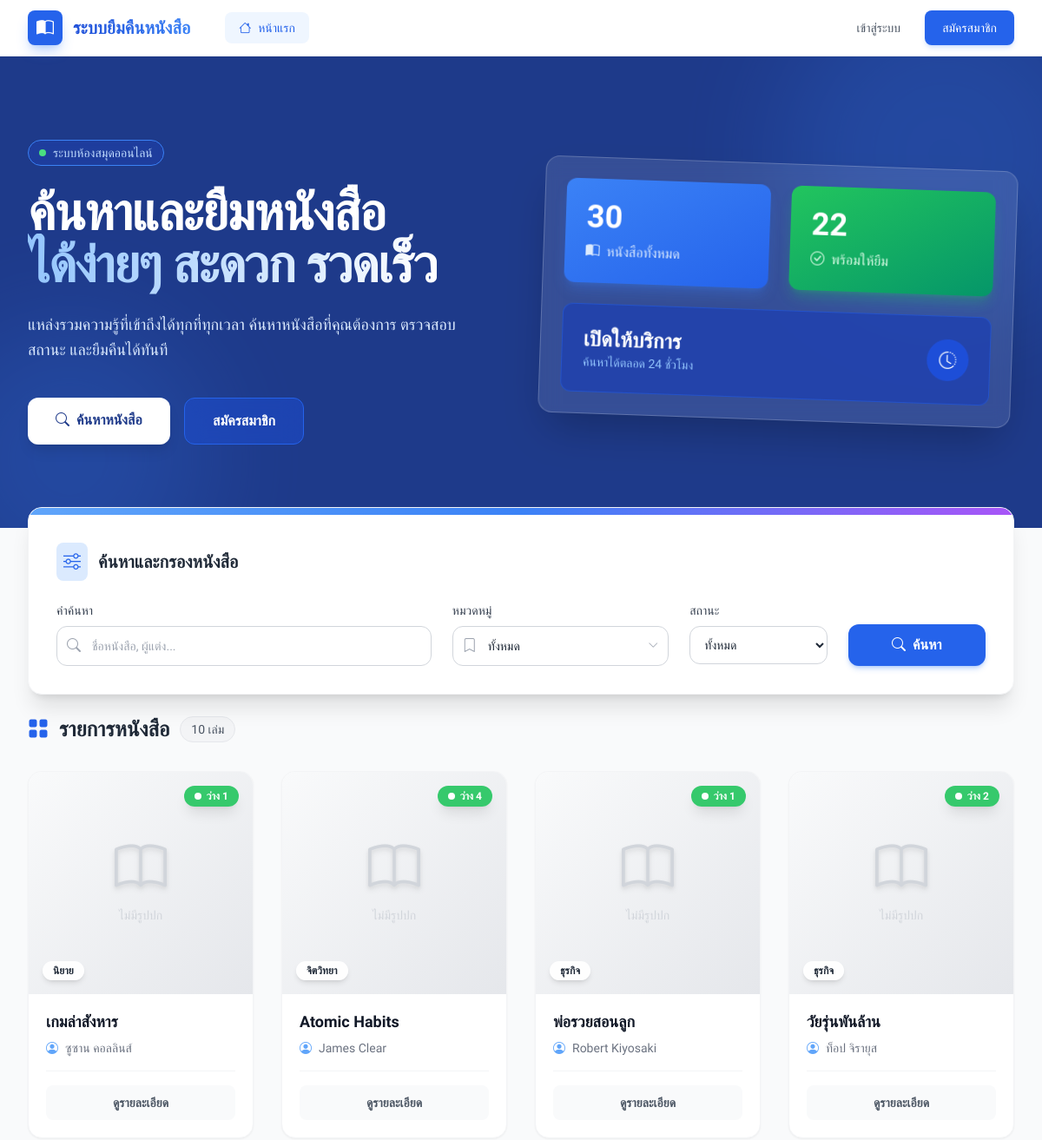
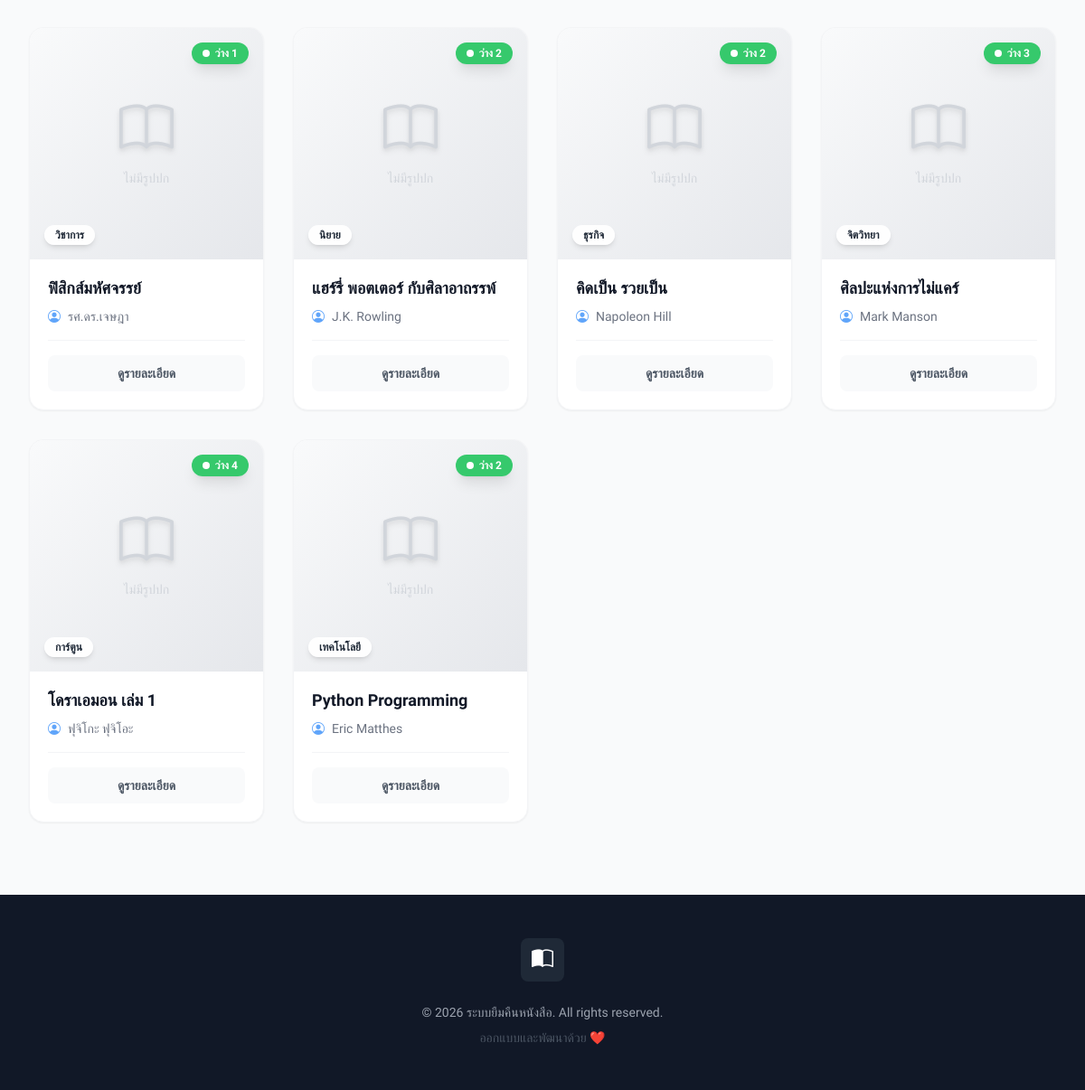
The page / on the database its author committed (2 pictures, top to bottom).
### tables this page shows
CREATE TABLE IF NOT EXISTS `books` (
    `id` INT AUTO_INCREMENT PRIMARY KEY,
    `title` VARCHAR(200) NOT NULL COMMENT 'ชื่อหนังสือ',
    `author` VARCHAR(100) NOT NULL COMMENT 'ผู้แต่ง',
    `isbn` VARCHAR(20) DEFAULT NULL COMMENT 'รหัส ISBN',
    `category_id` INT DEFAULT NULL COMMENT 'หมวดหมู่',
    `description` TEXT DEFAULT NULL COMMENT 'รายละเอียด',
    `cover_image` VARCHAR(255) DEFAULT NULL COMMENT 'ชื่อไฟล์รูปปก',
    `quantity` INT NOT NULL DEFAULT 1 COMMENT 'จำนวนทั้งหมด',
    `available` INT NOT NULL DEFAULT 1 COMMENT 'จำนวนที่ว่าง',
    `is_visible` TINYINT(1) NOT NULL DEFAULT 1 COMMENT 'แสดงให้สาธารณะเห็น',
    `created_at` DATETIME DEFAULT CURRENT_TIMESTAMP,
    `updated_at` DATETIME DEFAULT CURRENT_TIMESTAMP ON UPDATE CURRENT_TIMESTAMP,
    INDEX `idx_available` (`available`),
    INDEX `idx_category` (`category_id`),
    UNIQUE INDEX `uq_isbn` (`isbn`),
    FOREIGN KEY (`category_id`) REFERENCES `categories`(`id`) ON DELETE SET NULL ON UPDATE CASCADE,
    CONSTRAINT `chk_books_available_non_negative` CHECK (`available` >= 0),
    CONSTRAINT `chk_books_quantity_gte_available` CHECK (`quantity` >= `available`)
);

CREATE TABLE IF NOT EXISTS `categories` (
    `id` INT AUTO_INCREMENT PRIMARY KEY,
    `name` VARCHAR(100) NOT NULL UNIQUE COMMENT 'ชื่อหมวดหมู่',
    `created_at` DATETIME DEFAULT CURRENT_TIMESTAMP,
    `updated_at` DATETIME DEFAULT CURRENT_TIMESTAMP ON UPDATE CURRENT_TIMESTAMP
);

### bootstrap.php (called while the page is built, shortened)
<?php
require_once BASE_PATH . '/includes/functions.php';
spl_autoload_register(function (string $class) {
    $map = [
        'App\\Services\\' => BASE_PATH . '/app/Services/',
        'App\\Repositories\\' => BASE_PATH . '/app/Repositories/',
        'App\\Helpers\\' => BASE_PATH . '/app/Helpers/',
    ];
    foreach ($map as $prefix => $dir) {
        if (str_starts_with($class, $prefix)) {
            $relativeClass = substr($class, strlen($prefix));
            $file = $dir . str_replace('\\', '/', $relativeClass) . '.php';
            if (file_exists($file)) {
                return true;
            }
        }
    }
    return false;
});

### app/Services/HomeService.php (called while the page is built, shortened)
<?php
require_once __DIR__ . '/../Repositories/BookRepository.php';
require_once __DIR__ . '/../Repositories/CategoryRepository.php';
require_once __DIR__ . '/../Repositories/ReservationRepository.php';
class HomeService
{
    private PDO $pdo;
    private BookRepository $bookRepo;
    private CategoryRepository $categoryRepo;
    private UserRepository $userRepo;
    private ReservationRepository $reservationRepo;
    public function __construct(PDO $pdo)
    {
        $this->pdo = $pdo;
        $this->bookRepo = new BookRepository($pdo);
        $this->categoryRepo = new CategoryRepository($pdo);
        $this->userRepo = new UserRepository($pdo);
        $this->reservationRepo = new ReservationRepository($pdo);
    }
    public function getBooks(array $filters = []): array
    {
        $this->reservationRepo->markExpiredReservations();
        $bookFilters = [];
        $bookFilters['visible_only'] = true;
        return [
            'books' => $this->bookRepo->findAll($bookFilters),
            'categories' => $this->categoryRepo->findAll()
        ];
    }
    public function getStats(): array
    {
        $this->reservationRepo->markExpiredReservations();
        $pdo = $this->pdo;
        $row = $pdo->query("
            SELECT
                COALESCE(SUM(quantity), 0) as total,
                COALESCE(SUM(available), 0) as available
            FROM books
            WHERE is_visible = 1
        ")->fetch();
        return [
            'total_books' => (int) $row['total'],
            'available_books' => (int) $row['available'],
            'total_members' => $this->userRepo->countMembers()
        ];
    }
}

### app/Repositories/ReservationRepository.php (called while the page is built, shortened)
<?php
class ReservationRepository
{
    private PDO $pdo;
    private bool $expiredMarked = false;
    public function __construct(PDO $pdo)
    {
        $this->pdo = $pdo;
    }
    public function markExpiredReservations(): int
    {
        if ($this->expiredMarked) {
            return 0;
        }
        $this->expiredMarked = true;
        $expiredStmt = $this->pdo->prepare("
            SELECT id, book_id FROM reservations
            WHERE status = 'pending' AND expires_at < NOW()
        ");
        $expiredStmt->execute();
        $expiredList = $expiredStmt->fetchAll();
        $this->pdo->beginTransaction();
        try {
            foreach ($expiredList as $res) {
                $updateStmt = $this->pdo->prepare("
                    UPDATE reservations SET status = 'expired'
                    WHERE id = ? AND status = 'pending'
                ");
                $updateStmt->execute([$res['id']]);
                if ($updateStmt->rowCount() > 0) {
                    $stockStmt = $this->pdo->prepare("
                        UPDATE books SET available = available + 1
                        WHERE id = ? AND available < quantity
                    ");
                    $stockStmt->execute([$res['book_id']]);
                }
            }
            $this->pdo->commit();
            return count($expiredList);
        } catch (\Exception $e) {
            $this->pdo->rollBack();
            return 0;
        }
    }
}

### app/Repositories/BookRepository.php (called while the page is built, shortened)
<?php
class BookRepository
{
    private PDO $pdo;
    public function __construct(PDO $pdo)
    {
        $this->pdo = $pdo;
    }
    public function findAll(array $filters = []): array
    {
        $where = [];
        $params = [];
        if (isset($filters['visible_only']) && $filters['visible_only']) {
            $where[] = "b.is_visible = 1";
        }
        $whereSQL = !empty($where) ? 'WHERE ' . implode(' AND ', $where) : '';
        $orderBy = match ($filters['sort'] ?? 'newest') {
            'oldest' => 'b.created_at ASC',
            'az'     => 'b.title ASC',
            default  => 'b.created_at DESC',
        };
        $stmt = $this->pdo->prepare("
            SELECT b.*, c.name as category_name
            FROM books b
            LEFT JOIN categories c ON b.category_id = c.id
            {$whereSQL}
            ORDER BY {$orderBy}
        ");
        $stmt->execute($params);
        return $stmt->fetchAll();
    }
}

### app/Repositories/CategoryRepository.php (called while the page is built, shortened)
<?php
class CategoryRepository
{
    private PDO $pdo;
    public function __construct(PDO $pdo)
    {
        $this->pdo = $pdo;
    }
    public function findAll(): array
    {
        return $this->pdo->query("
            SELECT * FROM categories ORDER BY name
        ")->fetchAll();
    }
}

### includes/functions.php (called while the page is built, shortened)
<?php
function e(?string $string): string
{
    return htmlspecialchars($string ?? '', ENT_QUOTES, 'UTF-8');
}

### includes/book_grid.php (the view, shortened to what this page needs)
<?php if (empty($books)): ?>
    <div class="bg-white rounded-2xl shadow-sm border border-gray-200 p-16 text-center animate-fade-in-down">
        <div class="w-24 h-24 bg-gray-100 rounded-full flex items-center justify-center mx-auto mb-6 text-gray-400">
            <i class="bi bi-search" style="font-size: 3rem;"></i>
        </div>
        <h4 class="text-2xl font-bold text-gray-800 mb-2">ไม่พบหนังสือที่ค้นหา</h4>
        <p class="text-gray-500">ลองค้นหาด้วยคำอื่น หรือปรับเปลี่ยนตัวกรองของคุณใหม่</p>
    </div>
<?php else: ?>
    <div class="grid grid-cols-1 md:grid-cols-2 lg:grid-cols-4 gap-8">
        <?php foreach ($books as $index => $book): ?>
            <div class="group bg-white rounded-2xl shadow-sm hover:shadow-xl hover:-translate-y-2 transition-all duration-300 border border-gray-100 overflow-hidden flex flex-col h-full animate-fade-in-up" style="animation-delay: <?= $index * 50 ?>ms">
                <div class="relative h-64 overflow-hidden bg-gray-100">
                    <?php if (!empty($book['cover_image'])): ?>
                        <img src="<?= APP_URL ?>/uploads/covers/<?= e($book['cover_image']) ?>"
                            class="w-full h-full object-cover transform group-hover:scale-110 transition-transform duration-500"
                            alt="<?= e($book['title']) ?>">
                    <?php else: ?>
                        <div class="flex flex-col items-center justify-center h-full text-gray-300 bg-gradient-to-br from-gray-50 to-gray-200">
                            <i class="bi bi-book text-6xl mb-3 drop-shadow-md"></i>
                            <span class="text-sm font-medium">ไม่มีรูปปก</span>
                        </div>
                    <?php endif; ?>
                    <div class="absolute top-4 right-4">
                        <?php if ($book['available'] > 0): ?>
                            <span class="px-3 py-1 bg-green-500/90 backdrop-blur-sm text-white text-xs font-bold rounded-full shadow-lg flex items-center">
                                <span class="w-2 h-2 bg-white rounded-full mr-1.5 animate-pulse"></span>
                                ว่าง <?= $book['available'] ?>
                            </span>
                        <?php else: ?>
                            <span class="px-3 py-1 bg-red-500/90 backdrop-blur-sm text-white text-xs font-bold rounded-full shadow-lg">
                                หมด
                            </span>
                        <?php endif; ?>
                    </div>
                    <div class="absolute bottom-4 left-4">
                        <span class="px-3 py-1 bg-white/90 backdrop-blur-md text-gray-800 text-xs font-bold rounded-full shadow-md">
                            <?= e($book['category_name'] ?? 'ไม่ระบุ') ?>
                        </span>
                    </div>
                </div>
                <div class="p-5 flex-1 flex flex-col">
                    <h5 class="text-lg font-bold text-gray-900 mb-2 line-clamp-2 leading-snug group-hover:text-primary-600 transition-colors" title="<?= e($book['title']) ?>">
                        <?= e($book['title']) ?>
                    </h5>
                    <p class="text-sm text-gray-500 mb-4 flex items-center">
                        <i class="bi bi-person-circle mr-2 text-primary-400"></i>
                        <?= e($book['author']) ?>
                    </p>
                    <div class="mt-auto pt-4 border-t border-gray-100">
                        <a href="book.php?id=<?= $book['id'] ?>" class="block w-full py-2.5 rounded-lg bg-gray-50 text-gray-600 text-center text-sm font-semibold hover:bg-primary-600 hover:text-white transition-colors">
                            ดูรายละเอียด
                        </a>
                    </div>
                </div>
            </div>
        <?php endforeach; ?>
    </div>
<?php endif; ?>

### rows shown on the page
books: shows "ไม่มีรูปปก", available "1", category.name "นิยาย", title "เกมล่าสังหาร", author "ซูซาน คอลลินส์"
books: shows "ไม่มีรูปปก", available "4", category.name "จิตวิทยา", title "Atomic Habits", author "James Clear"
books: shows "ไม่มีรูปปก", available "1", category.name "ธุรกิจ", title "พ่อรวยสอนลูก", author "Robert Kiyosaki"
books: shows "ไม่มีรูปปก", available "2", category.name "ธุรกิจ", title "วัยรุ่นพันล้าน", author "ท็อป จิรายุส"
books: shows "ไม่มีรูปปก", available "1", category.name "วิชาการ", title "ฟิสิกส์มหัศจรรย์", author "รศ.ดร.เจษฎา"
books: shows "ไม่มีรูปปก", available "2", category.name "นิยาย", title "แฮร์รี่ พอตเตอร์ กับศิลาอาถรรพ์", author "J.K. Rowling"
books: shows "ไม่มีรูปปก", available "2", category.name "ธุรกิจ", title "คิดเป็น รวยเป็น", author "Napoleon Hill"
books: shows "ไม่มีรูปปก", available "3", category.name "จิตวิทยา", title "ศิลปะแห่งการไม่แคร์", author "Mark Manson"
books: shows "ไม่มีรูปปก", available "4", category.name "การ์ตูน", title "โดราเอมอน เล่ม 1", author "ฟุจิโกะ ฟุจิโอะ"
books: shows "ไม่มีรูปปก", available "2", category.name "เทคโนโลยี", title "Python Programming", author "Eric Matthes"

### other values the page prints
$totalBooks "30"
$availableBooks "22"
count($books) "10"
APP_NAME "ระบบยืมคืนหนังสือ"
